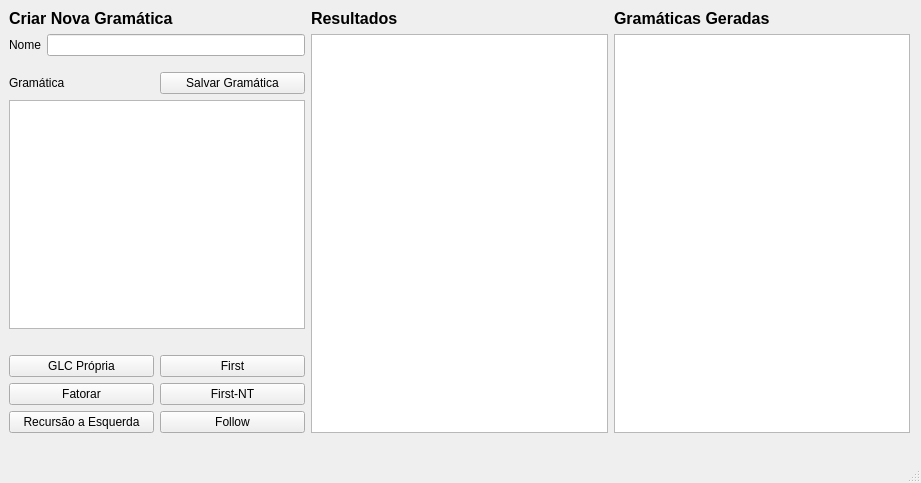
<?xml version="1.0" encoding="UTF-8"?>
<ui version="4.0">
 <class>MainWindow</class>
 <widget class="QMainWindow" name="MainWindow">
  <property name="geometry">
   <rect>
    <x>0</x>
    <y>0</y>
    <width>921</width>
    <height>483</height>
   </rect>
  </property>
  <property name="windowTitle">
   <string>Gramáticas Livres de Contexto</string>
  </property>
  <widget class="QWidget" name="centralwidget">
   <widget class="QWidget" name="horizontalLayoutWidget">
    <property name="geometry">
     <rect>
      <x>9</x>
      <y>9</y>
      <width>901</width>
      <height>424</height>
     </rect>
    </property>
    <layout class="QHBoxLayout" name="horizontalLayout">
     <item>
      <layout class="QVBoxLayout" name="inputSection">
       <item>
        <widget class="QLabel" name="input_section_header">
         <property name="font">
          <font>
           <pointsize>12</pointsize>
           <weight>75</weight>
           <bold>true</bold>
          </font>
         </property>
         <property name="text">
          <string>&lt;html&gt;&lt;head/&gt;&lt;body&gt;&lt;p&gt;Criar Nova Gramática&lt;/p&gt;&lt;/body&gt;&lt;/html&gt;</string>
         </property>
        </widget>
       </item>
       <item>
        <layout class="QHBoxLayout" name="horizontalLayout_8">
         <property name="topMargin">
          <number>0</number>
         </property>
         <item>
          <widget class="QLabel" name="nameLabel">
           <property name="text">
            <string>Nome</string>
           </property>
          </widget>
         </item>
         <item>
          <widget class="QLineEdit" name="nameField"/>
         </item>
        </layout>
       </item>
       <item>
        <layout class="QHBoxLayout" name="horizontalLayout_7">
         <property name="topMargin">
          <number>10</number>
         </property>
         <item>
          <widget class="QLabel" name="grammarLabel">
           <property name="sizePolicy">
            <sizepolicy hsizetype="Minimum" vsizetype="Preferred">
             <horstretch>0</horstretch>
             <verstretch>0</verstretch>
            </sizepolicy>
           </property>
           <property name="text">
            <string>Gramática</string>
           </property>
          </widget>
         </item>
         <item>
          <widget class="QPushButton" name="saveGrammarButton">
           <property name="text">
            <string>Salvar Gramática</string>
           </property>
          </widget>
         </item>
        </layout>
       </item>
       <item>
        <widget class="QPlainTextEdit" name="grammarText">
         <property name="plainText">
          <string/>
         </property>
        </widget>
       </item>
       <item>
        <widget class="QLabel" name="infoLabel">
         <property name="text">
          <string/>
         </property>
        </widget>
       </item>
       <item>
        <layout class="QGridLayout" name="gridLayout">
         <item row="0" column="1">
          <widget class="QPushButton" name="firstButton">
           <property name="text">
            <string>First</string>
           </property>
          </widget>
         </item>
         <item row="1" column="1">
          <widget class="QPushButton" name="firstNtButton">
           <property name="text">
            <string>First-NT</string>
           </property>
          </widget>
         </item>
         <item row="0" column="0">
          <widget class="QPushButton" name="properButton">
           <property name="text">
            <string>GLC Própria</string>
           </property>
          </widget>
         </item>
         <item row="2" column="0">
          <widget class="QPushButton" name="leftRecursionButton">
           <property name="text">
            <string>Recursão a Esquerda</string>
           </property>
          </widget>
         </item>
         <item row="1" column="0">
          <widget class="QPushButton" name="factorButton">
           <property name="text">
            <string>Fatorar</string>
           </property>
          </widget>
         </item>
         <item row="2" column="1">
          <widget class="QPushButton" name="followButton">
           <property name="text">
            <string>Follow</string>
           </property>
          </widget>
         </item>
        </layout>
       </item>
      </layout>
     </item>
     <item>
      <layout class="QVBoxLayout" name="verticalLayout_5">
       <item>
        <widget class="QLabel" name="resultsLabel">
         <property name="font">
          <font>
           <pointsize>12</pointsize>
           <weight>75</weight>
           <bold>true</bold>
          </font>
         </property>
         <property name="text">
          <string>&lt;html&gt;&lt;head/&gt;&lt;body&gt;&lt;p&gt;Resultados&lt;/p&gt;&lt;/body&gt;&lt;/html&gt;</string>
         </property>
        </widget>
       </item>
       <item>
        <widget class="QPlainTextEdit" name="resultText_1"/>
       </item>
      </layout>
     </item>
     <item>
      <layout class="QVBoxLayout" name="grammarListBox">
       <property name="leftMargin">
        <number>0</number>
       </property>
       <item>
        <widget class="QLabel" name="listLabel">
         <property name="font">
          <font>
           <pointsize>12</pointsize>
           <weight>75</weight>
           <bold>true</bold>
          </font>
         </property>
         <property name="text">
          <string>Gramáticas Geradas</string>
         </property>
        </widget>
       </item>
       <item>
        <widget class="QListWidget" name="grammarList"/>
       </item>
      </layout>
     </item>
    </layout>
   </widget>
  </widget>
  <widget class="QMenuBar" name="menubar">
   <property name="geometry">
    <rect>
     <x>0</x>
     <y>0</y>
     <width>921</width>
     <height>28</height>
    </rect>
   </property>
  </widget>
  <widget class="QStatusBar" name="statusbar"/>
 </widget>
 <resources/>
 <connections/>
</ui>
